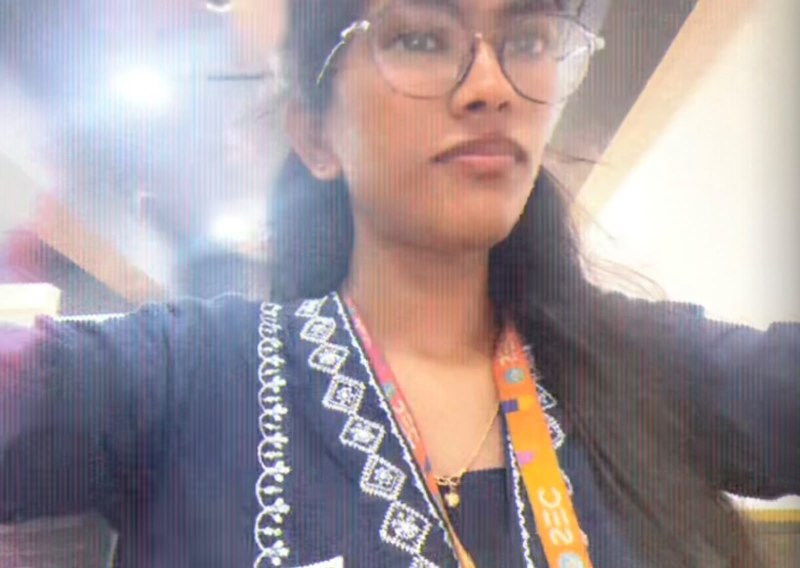
#> input picture Qno. 1.jpg.jpeg, 1600 x 1136 px (shown at 1/2 size)
$ jupyter execute --allow-errors 'EXP3 (1).ipynb'
#> lines starting #> are read from the running program, lines starting #| are printed output that depends on the picture
### Ex. No: 03
### Histogram of an Images

### Name: GANESH D    Reg. No: 212223240035

## Import Python necessary libraries

[cell 1]
import cv2
import numpy as np
import matplotlib.pyplot as plt

## Histogram Equalization for Grayscale Images

[cell 2]
img = cv2.imread('Qno. 1.jpg.jpeg', cv2.IMREAD_GRAYSCALE)
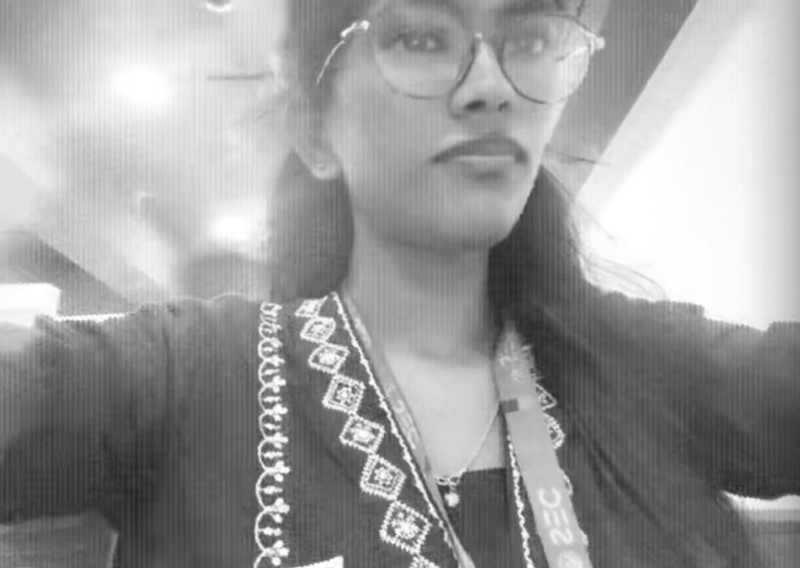
#> img: shape (1136, 1600) (shown at 1/2 size); min 33, max 255, mean 155.2

[cell 3]
plt.imshow(img, cmap='gray')
plt.title('Original Image')
plt.show()

[cell 4]
plt.hist(img.ravel(),256,range = [0, 256]);
plt.title('Original Image')
plt.show()
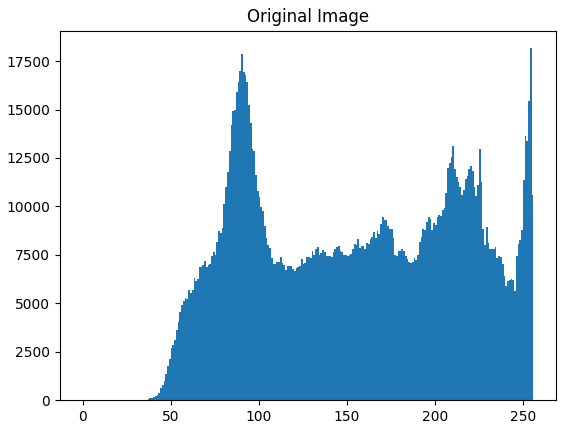
#> figure drawn by matplotlib, 1 panel; tallest bar 18165 high, from x = 254 to 255

[cell 5]
img_eq = cv2.equalizeHist(img)
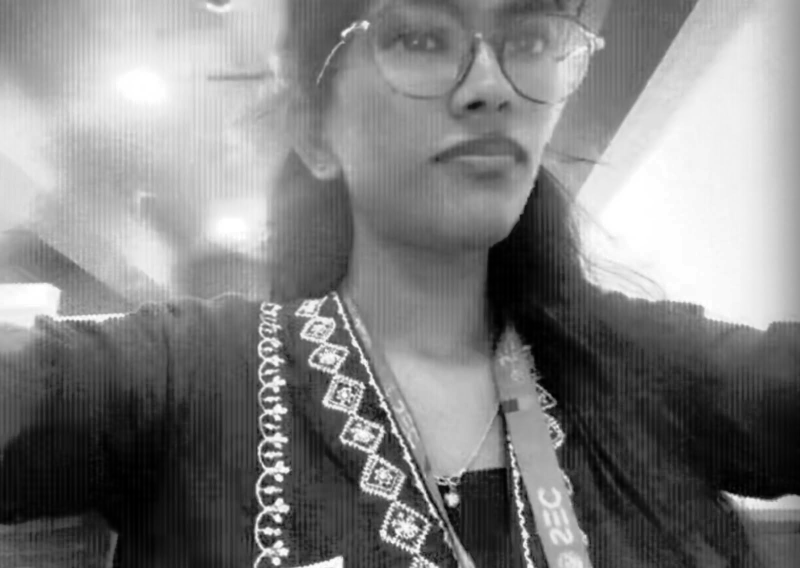
#> img_eq: shape (1136, 1600) (shown at 1/2 size); min 0, max 255, mean 128.2

[cell 6]
plt.hist(img_eq.ravel(), 256, range = [0, 256])
plt.title('Equalized Histogram')
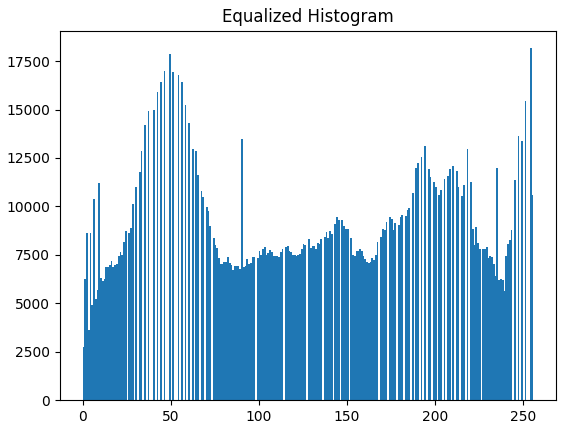
#> figure drawn by matplotlib, 1 panel; tallest bar 18165 high, from x = 254 to 255

[cell 7]
plt.imshow(img_eq, cmap='gray')
plt.title('Original Image')
plt.show()

## Histogram Equalization for Color Images

[cell 8]
img = cv2.imread('Qno. 1.jpg.jpeg', cv2.IMREAD_COLOR)
#> img is the input picture: shape (1136, 1600, 3); mean B, G, R 155.3, 151.2, 162.8

[cell 9]
img_hsv = cv2.cvtColor(img, cv2.COLOR_BGR2HSV)
#> img_hsv: shape (1136, 1600, 3); mean H, S, V 78.2, 50.7, 175.3

[cell 10]
img_hsv[:,:,2] = cv2.equalizeHist(img_hsv[:, :, 2])
#> img_hsv: shape (1136, 1600, 3); mean H, S, V 78.2, 50.7, 128.4

[cell 11]
img_eq = cv2.cvtColor(img_hsv, cv2.COLOR_HSV2BGR)
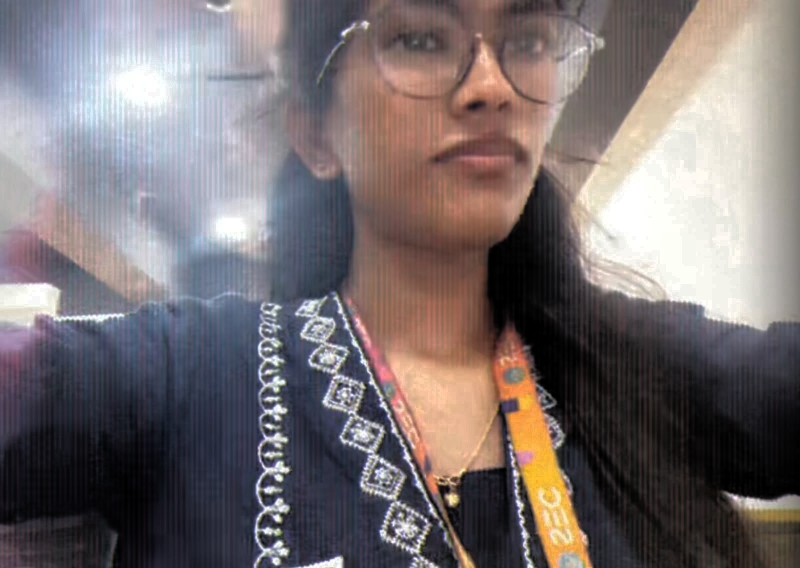
#> img_eq: shape (1136, 1600, 3) (shown at 1/2 size); mean B, G, R 112.6, 111.4, 120.2

#> (a cell that did not finish here is left out)

[cell 13]
plt.hist(img_eq.ravel(),256,range = [0, 256]); plt.title('Histogram Equalized');plt.show()
#> after `plt.hist(img_eq.ravel(), 256, range=[0, 256])`:
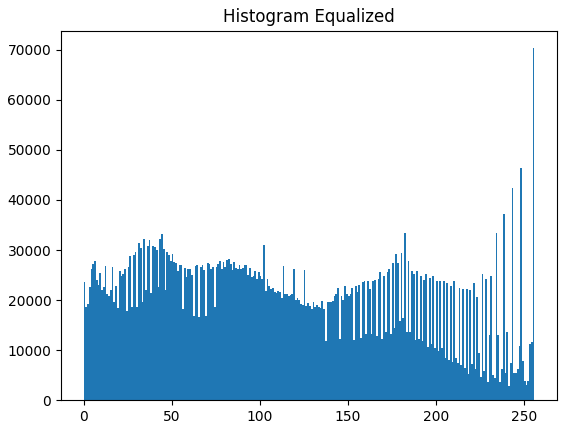
#> figure drawn by matplotlib, 1 panel; tallest bar 70324 high, from x = 255 to 256

[cell 14]
plt.figure(figsize = (20,10))
plt.subplot(221); plt.imshow(img[:, :, ::-1]); plt.title('Original Color Image')
plt.subplot(222); plt.imshow(img_eq[:, :, ::-1]); plt.title('Equalized Image')
plt.show()
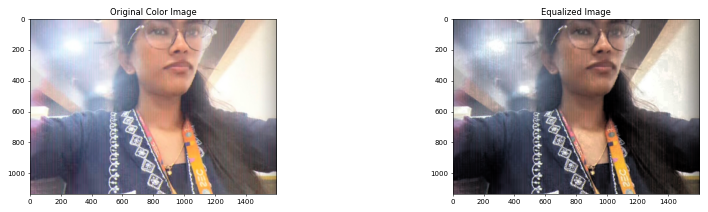
#> figure drawn by matplotlib, 2 panels

[cell 15]
plt.figure(figsize = [15,4])
plt.subplot(121); plt.hist(img.ravel(),256,range = [0, 256]); plt.title('Original Image')
plt.subplot(122); plt.hist(img_eq.ravel(),256,range = [0, 256]); plt.title('Histogram Equalized')
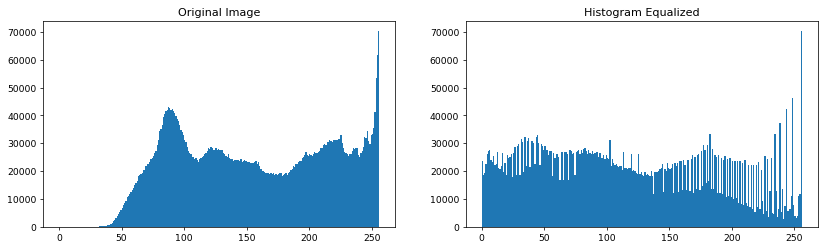
#> figure drawn by matplotlib, 2 panels; panel 1: tallest bar 70330 high, from x = 255 to 256; panel 2: tallest bar 70324 high, from x = 255 to 256
